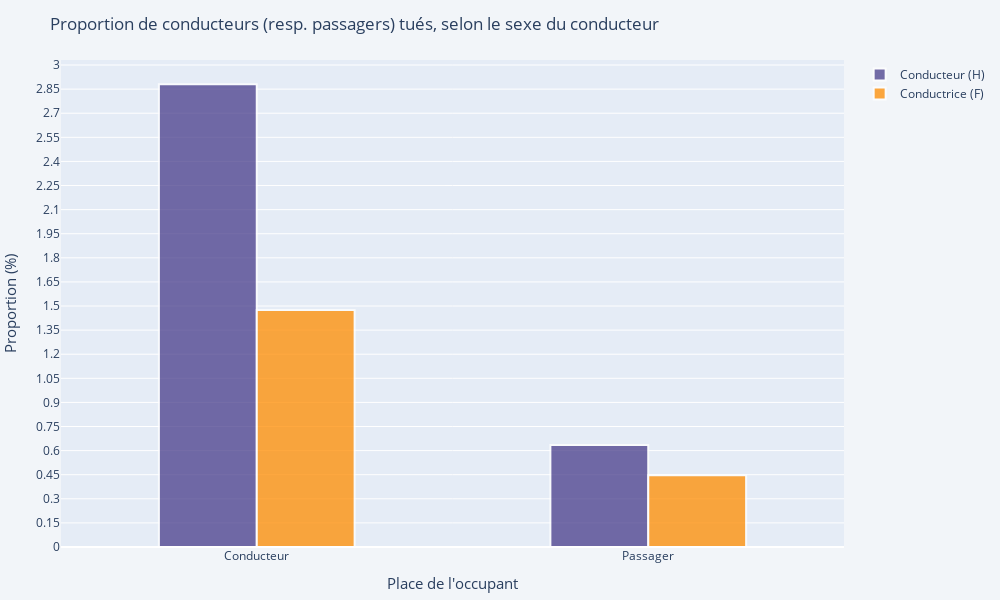

Notebook code for this chart:
### Markdown cell above
Réalisation du graphique

### Code cell
place=["Conducteur","Passager"]

# Création de la figure
fig3 = go.Figure()

# Colonnes avec conducteurs hommes
fig3.add_trace( go.Bar(name='Conducteur (H)', x=place, y=df_conduct_passagers["Conducteur (H)"], marker_color="darkslateblue") )
# Colonnes avec conductrices
fig3.add_trace( go.Bar(name='Conductrice (F)', x=place, y=df_conduct_passagers["Conductrice (F)"], marker_color="darkorange") )


# Paramètres des colonnes
fig3.update_traces(
            marker_line_color='white',        # couleur du contour des colonnes
            marker_line_width=2,              # épaisseur du contour des colonnes
            opacity=0.75                      # opacité des colonnes (compris entre 0 et 1)
        )

# Paramètres de la fenêtre graphique et des axes
fig3.update_layout(
    barmode='group',
    title_text="Proportion de conducteurs (resp. passagers) tués, selon le sexe du conducteur",
    margin=dict(l=50, r=20, t=60, b=10),  # marges du graphique
    paper_bgcolor="#f2f5f9",              # couleur de fond
    width=1000,                           # largeur du graphique
    height=600,                           # hauteur du graphique
    bargap=0.5,                           # écart entre les colonnes

    yaxis=dict(
        title_text="Proportion (%)",
        tickvals=np.arange(0,4.5,0.15),   # graduations de l'axe y
        titlefont=dict(size=15),
    ),
    xaxis=dict(
        title_text="Place de l'occupant",
        titlefont=dict(size=15),
    ))

fig3.show()

### Figure 1 — Plotly figure (JSON) as saved in the notebook; plotly's stock layout.template omitted (floating-point values rounded to 4 significant figures)
{"data": [{"marker": {"color": "darkslateblue", "line": {"color": "white", "width": 2}}, "name": "Conducteur (H)", "opacity": 0.75, "type": "bar", "x": ["Conducteur", "Passager"], "y": [2.88, 0.6349]}, {"marker": {"color": "darkorange", "line": {"color": "white", "width": 2}}, "name": "Conductrice (F)", "opacity": 0.75, "type": "bar", "x": ["Conducteur", "Passager"], "y": [1.476, 0.4468]}], "layout": {"bargap": 0.5, "barmode": "group", "height": 600, "margin": {"b": 10, "l": 50, "r": 20, "t": 60}, "paper_bgcolor": "#f2f5f9", "title": {"text": "Proportion de conducteurs (resp. passagers) tués, selon le sexe du conducteur"}, "width": 1000, "xaxis": {"title": {"font": {"size": 15}, "text": "Place de l'occupant"}}, "yaxis": {"tickvals": [0, 0.15, 0.3, 0.45, 0.6, 0.75, 0.9, 1.05, 1.2, 1.35, 1.5, 1.65, 1.8, 1.95, 2.1, 2.25, 2.4, 2.55, 2.7, 2.85, 3, 3.15, 3.3, 3.45, 3.6, 3.75, 3.9, 4.05, 4.2, 4.35], "title": {"font": {"size": 15}, "text": "Proportion (%)"}}}}
